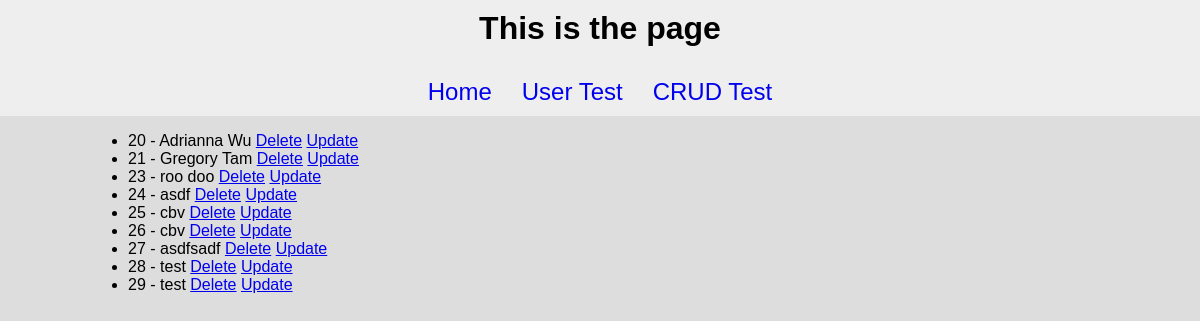
The app's page /crud_test_app/show_data/ with its own data.
### crud_test_app/models.py (models this page shows)
class DataTable(models.Model):
    text = models.TextField()

### crud_test_app/views.py (the view)
# urls.py: path('show_data/', ShowDataView.as_view(), name='show_data'),
class ShowDataView(ListView):
    model = DataTable
    template_name = 'crud_test_app/show_data.html'

### crud_test_app/templates/crud_test_app/show_data.html
{% extends "crud_test_app/home.html" %}
{% block content %}
 <ul>
  {% for row in datatable_list %}
   <li>{{ row.id }} - {{ row.text }} <a href="{% url 'crud_test_app:delete_data' pk=row.pk %}">Delete</a> <a href="{% url 'crud_test_app:update_data' pk=row.pk %}">Update</a></li>
  {% endfor %}
 </ul>
{% endblock content %}

### crud_test_app/templates/crud_test_app/home.html (shortened to what this page needs)
{% extends "base.html" %}

### templates/base.html
{% load static %}
<head>
  <link rel="stylesheet" href="{% static 'base.css' %}">
</head>
<html>
  <body class='main-body'>
    {% block header %}
      <header>
        <h1 class='header-title'>This is the {{ page_name }} page</h1>
        <nav>
          <ul style='display: flex;'>
            <li><a href="{% url 'home' %}" class='nav-button'>Home</a></li>
            <li><a href="{% url 'user_test_app:home' %}" class='nav-button'>User Test</a></li>
            <li><a href="{% url 'crud_test_app:home' %}" class='nav-button'>CRUD Test</a></li>
          </ul>
        </nav>
      </header>
    {% endblock header %}
    <div class='content-body'>
      {% block content %}
      {% endblock content %}
    </div>
 </body>
</html>

### static/base.css (style rules this page uses)
html { margin: 0; padding: 0; font-family: Arial; }
.header-title { padding-top: 10px; justify-content: center }
nav { display: flex; justify-content: center; }
nav ul { margin: 10px 0px; padding: 0px; list-style-type: none; gap: 10px; }
nav a { border: 0px; }
nav .nav-button { padding: 10px; text-decoration: none; font-size: 24; }
header { background-color: #EEEEEE; margin: 0; padding: 0; border: 0; }
h1 { display: flex; justify-content: center; }
.main-body { margin: 0; background-color: #DDDDDD; }
.content-body { max-width: 1024px; margin: 0 auto; }

### records on screen
DataTable: id "20", text "Adrianna Wu"
DataTable: id "21", text "Gregory Tam"
DataTable: id "23", text "roo doo"
DataTable: id "24", text "asdf"
DataTable: id "25", text "cbv"
DataTable: id "26", text "cbv"
DataTable: id "27", text "asdfsadf"
DataTable: id "28", text "test"
DataTable: id "29", text "test"
